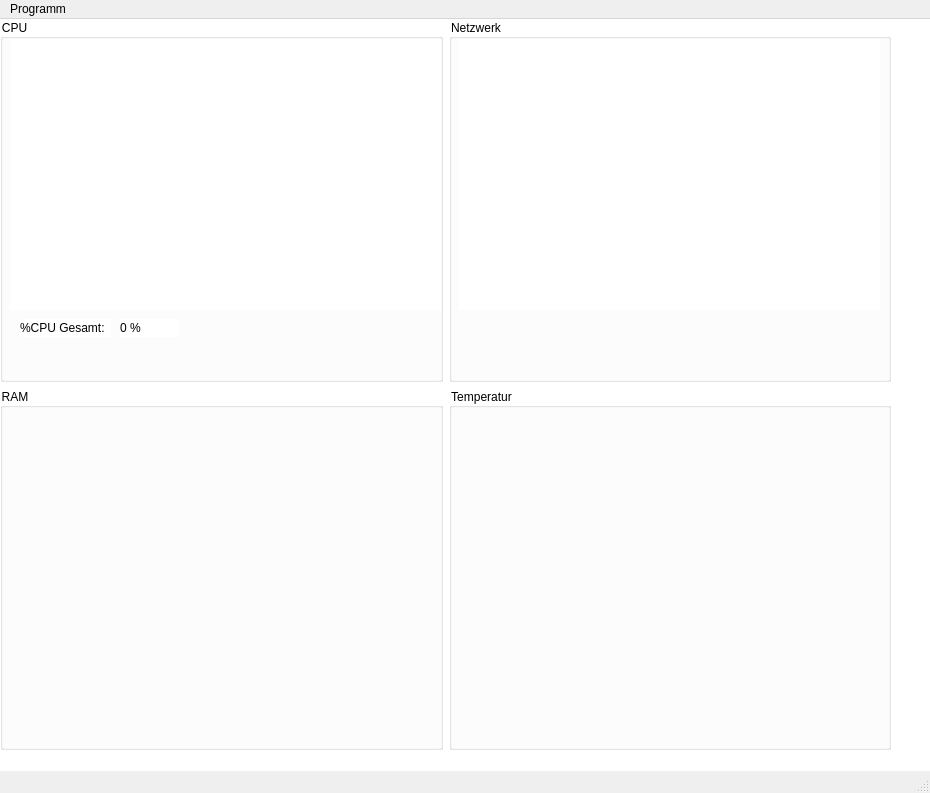
<?xml version="1.0" encoding="UTF-8"?>
<ui version="4.0">
 <class>MainWindow</class>
 <widget class="QMainWindow" name="MainWindow">
  <property name="geometry">
   <rect>
    <x>0</x>
    <y>0</y>
    <width>930</width>
    <height>793</height>
   </rect>
  </property>
  <property name="windowTitle">
   <string>MainWindow</string>
  </property>
  <widget class="QWidget" name="centralwidget">
   <property name="styleSheet">
    <string notr="true">background: rgb(255, 255, 255)</string>
   </property>
   <widget class="QWidget" name="horizontalLayoutWidget">
    <property name="geometry">
     <rect>
      <x>0</x>
      <y>0</y>
      <width>891</width>
      <height>731</height>
     </rect>
    </property>
    <layout class="QHBoxLayout" name="horizontalLayout">
     <item>
      <layout class="QVBoxLayout" name="verticalLayout">
       <item>
        <widget class="QGroupBox" name="gbCPU">
         <property name="title">
          <string>CPU</string>
         </property>
         <widget class="QLabel" name="label">
          <property name="geometry">
           <rect>
            <x>20</x>
            <y>300</y>
            <width>91</width>
            <height>18</height>
           </rect>
          </property>
          <property name="text">
           <string>%CPU Gesamt:</string>
          </property>
         </widget>
         <widget class="QLabel" name="lbCPUProzent">
          <property name="geometry">
           <rect>
            <x>120</x>
            <y>300</y>
            <width>58</width>
            <height>18</height>
           </rect>
          </property>
          <property name="text">
           <string>0 %</string>
          </property>
         </widget>
         <widget class="QWidget" name="formLayoutWidget">
          <property name="geometry">
           <rect>
            <x>10</x>
            <y>20</y>
            <width>431</width>
            <height>271</height>
           </rect>
          </property>
          <layout class="QFormLayout" name="graphContainer">
           <property name="leftMargin">
            <number>0</number>
           </property>
          </layout>
         </widget>
        </widget>
       </item>
       <item>
        <widget class="QGroupBox" name="gbRAM">
         <property name="title">
          <string>RAM</string>
         </property>
        </widget>
       </item>
      </layout>
     </item>
     <item>
      <layout class="QVBoxLayout" name="verticalLayout_2">
       <item>
        <widget class="QGroupBox" name="gbNetwork">
         <property name="title">
          <string>Netzwerk</string>
         </property>
         <widget class="QWidget" name="formLayoutWidget_2">
          <property name="geometry">
           <rect>
            <x>10</x>
            <y>20</y>
            <width>421</width>
            <height>271</height>
           </rect>
          </property>
          <layout class="QFormLayout" name="graphContainer2">
           <property name="leftMargin">
            <number>0</number>
           </property>
           <property name="topMargin">
            <number>0</number>
           </property>
          </layout>
         </widget>
        </widget>
       </item>
       <item>
        <widget class="QGroupBox" name="gbTemp">
         <property name="title">
          <string>Temperatur</string>
         </property>
        </widget>
       </item>
      </layout>
     </item>
    </layout>
   </widget>
  </widget>
  <widget class="QMenuBar" name="menubar">
   <property name="geometry">
    <rect>
     <x>0</x>
     <y>0</y>
     <width>930</width>
     <height>21</height>
    </rect>
   </property>
   <widget class="QMenu" name="menuTelemetrie">
    <property name="title">
     <string>Programm</string>
    </property>
    <addaction name="actionBeenden"/>
    <addaction name="separator"/>
   </widget>
   <addaction name="menuTelemetrie"/>
  </widget>
  <widget class="QStatusBar" name="statusbar"/>
  <action name="actionBeenden">
   <property name="text">
    <string>Beenden</string>
   </property>
  </action>
 </widget>
 <resources/>
 <connections/>
</ui>
